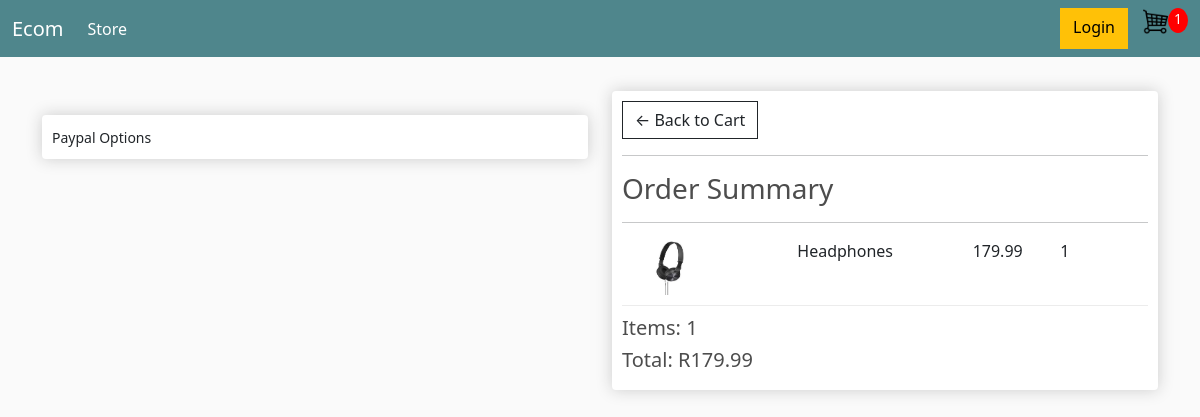
/checkout/ (signed in), run on an earlier commit of the app's database.
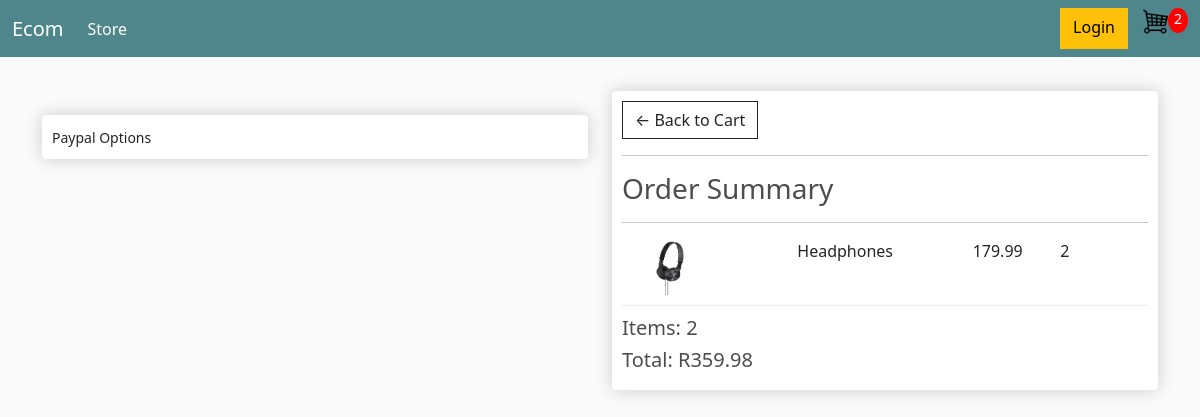
And on a later commit of the database.
### store/models.py (models this page shows, shortened)
class OrderItem(models.Model):
  product = models.ForeignKey(Product, on_delete=models.SET_NULL, blank=True, null=True)
  order = models.ForeignKey(Order, on_delete=models.SET_NULL, blank=True, null=True)
  quantity = models.IntegerField(default=0, null=True, blank=True)
  date_added = models.DateTimeField(auto_now_add=True)
  @property
  def get_total(self):
    total = self.product.price * self.quantity
    return total

class Order(models.Model):
  customer = models.ForeignKey(Customer, on_delete=models.SET_NULL, null=True, blank=True)
  date_ordered = models.DateTimeField(auto_now_add=True)
  complete = models.BooleanField(default=False, null=True, blank=False)
  transaction_id = models.CharField(max_length=100, null=True)
  @property
  def shipping(self):
    shipping = False
    orderitems = self.orderitem_set.all()
    for i in orderitems:
      if i.product.digital == False:
        shipping == True
    return shipping
  @property
  def get_cart_total(self):
    orderitems: OrderItem = self.orderitem_set.all()
    total = sum([item.get_total for item in orderitems])
    return total
  @property
  def get_cart_items(self):
    orderitems = self.orderitem_set.all()
    total = sum([item.quantity for item in orderitems])
    return total

class Product(models.Model):
  name = models.CharField(max_length=255, null=True)
  price = models.DecimalField(max_digits=10, decimal_places=2)
  digital = models.BooleanField(default=False, null=True, blank=True)
  image = models.ImageField(null=True, blank=True)
  @property
  def imageUrl(self):
    imageUrl = self.image.url
    try:
      url = imageUrl
    except:
      url = ''
    return url

### store/views.py (the view)
# urls.py: path('checkout/', views.checkout, name='checkout'),
def checkout(request):
  data = cartData(request)
  items = data['items']
  order = data['order']
  cartItems = data['cartItems']
  context ={'items': items, 'order': order, 'cartItems': cartItems}
  return render(request, 'store/checkout.html', context)

### store/utils.py (called while the page is built)
def cartData(request):
  if request.user.is_authenticated:
    customer = request.user.customer
    order, created = Order.objects.get_or_create(customer=customer, complete=False)
    items = order.orderitem_set.all()
    cartItems = order.get_cart_items
  else:
    cookieData = cookieCart(request)
    cartItems = cookieData['cartItems']
    order = cookieData['order']
    items = cookieData['items']
  return {'cartItems': cartItems, 'order': order, 'items': items}

### store/templates/store/checkout.html (shortened to what this page needs)
{% extends 'store/main.html' %}
{% load static %}
{% block content %}
<div class="row">
  <div class="col-lg-6">
    <br>
    <div class="box-element hidden" id="payment-info">
      <small>Paypal Options</small>
    </div>
  </div>
  <div class="col-lg-6">
    <div class="box-element">
      <a class="btn btn-outline-dark" href="{% url 'cart' %}">&#x2190; Back to Cart</a>
      <hr>
      <h3>Order Summary</h3>
      <hr>
      {% for item in items %}
      <div class="cart-row">
        <div style="flex:2"><img src="{{item.product.imageUrl}}" alt="" class="row-image"></div>
        <div style="flex:2">
          <p>{{item.product.name}}</p>
        </div>
        <div style="flex:1">
          <p>{{item.product.price}}</p>
        </div>
        <div style="flex:1">
          <p>{{item.quantity}}</p>
        </div>
      </div>
      {% endfor %}
      <h5>Items: {{order.get_cart_items}}</h5>
      <h5>Total: R{{order.get_cart_total}}</h5>
    </div>
  </div>
</div>
{% endblock content %}

What changed in the data, as far as the page shows it:
changed OrderItem "Headphones": quantity "1" → "2"
changed through a linked row, Order: get_cart_items "1" → "2"; get_cart_total "179.99" → "359.98"
Also different on the page:
{{ cartItems }}: "1" → "2"
